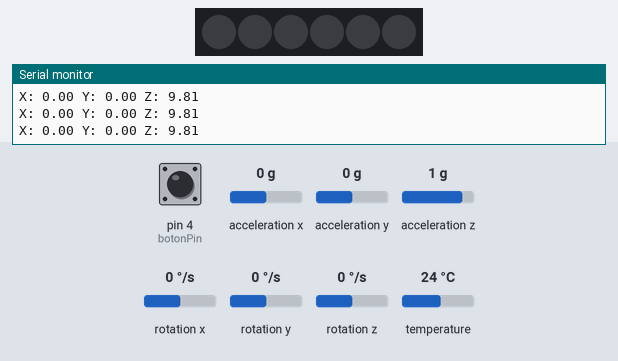
Simulated run of this sketch. Board: Arduino Mega 2560, built with avr-gcc and run on an emulated ATmega2560. Shown: 6 RGB LEDs in strip order, left to right, the last lines printed to the serial monitor. The test bench sets the inputs (shaded band); at power-on: pin 4 (botonPin) HIGH, acceleration x 0 g, acceleration y 0 g, acceleration z 1 g, rotation x 0 °/s, rotation y 0 °/s, rotation z 0 °/s, temperature 24 °C. Dim RGB values are drawn brighter than linear.

Above: at 1.2 s.
1.3 s: pin 4 (botonPin) pulled LOW for 0.15 s
At 1.63 s:
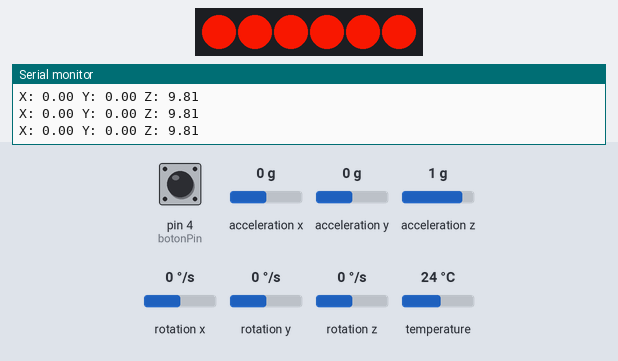
3.4 s: pin 4 (botonPin) pulled LOW for 1 s
At 4.8 s:
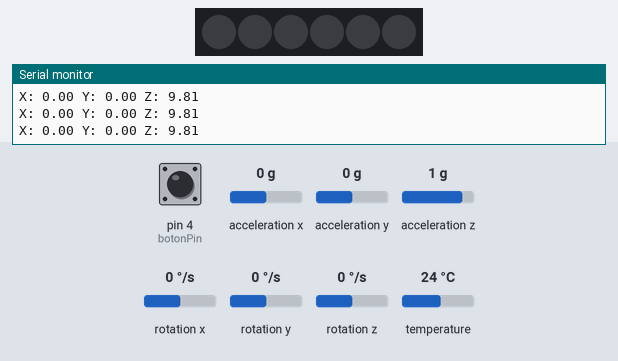
5.9 s: acceleration x set to 0.8 g
At 7.1 s:
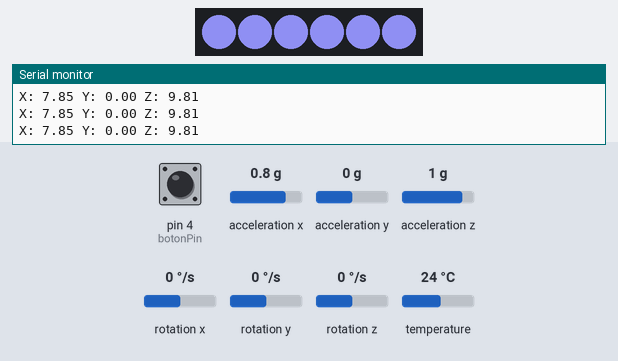
7.4 s: acceleration y set to -1.4 g
At 8.4 s:
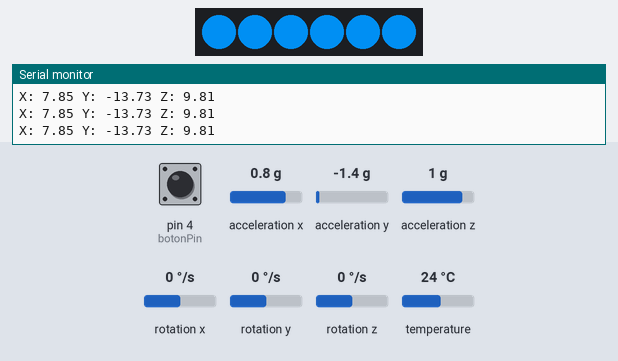
8.9 s: acceleration z set to -1.4 g
At 9.3 s:
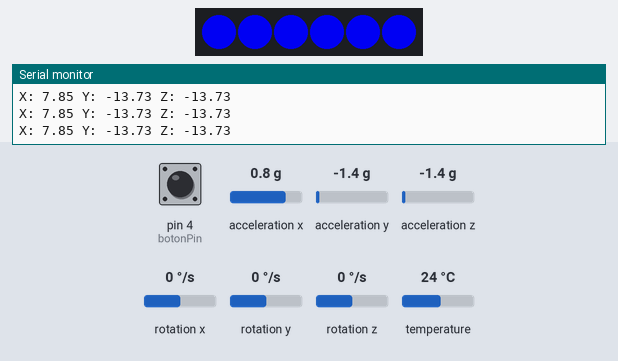
10.4 s: pin 4 (botonPin) pulled LOW for 0.15 s
At 10.77 s:
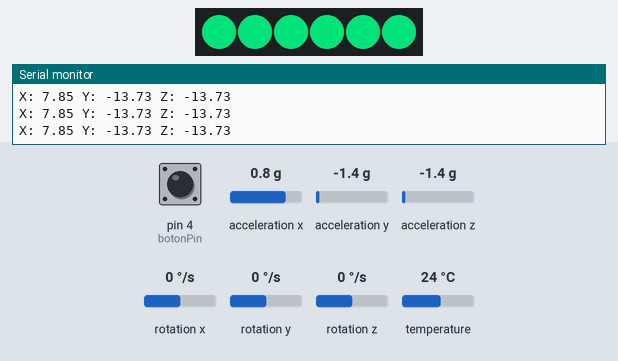
Timing chart, 0 to 14.5 s (numbered marks = the images above; inputs shaded):
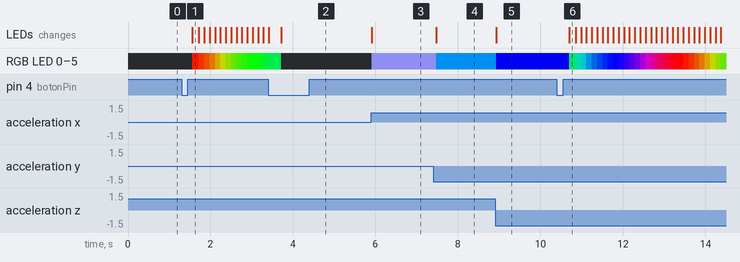

The sketch:

oct4.ino
```cpp
#include <Wire.h>
#include <Adafruit_MPU6050.h>
#include <Adafruit_Sensor.h>
#include <Adafruit_NeoPixel.h>

// Definir la cantidad de LEDs y el pin
#define LED_PIN 23     // Pin donde está conectada la tira Neopixel
#define NUM_LEDS 6   // Número de LEDs en la tira

Adafruit_NeoPixel strip = Adafruit_NeoPixel(NUM_LEDS, LED_PIN, NEO_GRB + NEO_KHZ800);

// Inicializar el MPU6050
Adafruit_MPU6050 mpu;

float initialX, initialY, initialZ;
bool calibrando = true;
bool modoSecuencia = false;
const int botonPin = 4;
int ultimoEstadoBoton = HIGH;

int red = 255, green = 0, blue = 0;
int breathSpeed = 22;

void setup() {
  Serial.begin(115200);

  pinMode(botonPin, INPUT_PULLUP);

  strip.begin();
  strip.show();  // Inicializar todos los LEDs apagados

  if (!mpu.begin()) {
    Serial.println("No se pudo encontrar un MPU6050");
    while (1);
  }

  // Calibrar valores iniciales del sensor
  sensors_event_t a, g, temp;
  mpu.getEvent(&a, &g, &temp);
  initialX = a.acceleration.x;
  initialY = a.acceleration.y;
  initialZ = a.acceleration.z;
  calibrando = false;

  Serial.println("Sensor calibrado");
}

void loop() {

  int estadoBoton = digitalRead(botonPin);

  if (estadoBoton == LOW && ultimoEstadoBoton == HIGH) {
    modoSecuencia = !modoSecuencia;
    delay(200);
  }
  ultimoEstadoBoton = estadoBoton;

  if (modoSecuencia) {
    mostrarEfectoRespiracion();
  } else {
    mostrarColorSensor();
  }

  delay(100);
}

// Mostrar el color basado en la aceleración del sensor MPU6050
void mostrarColorSensor() {
  sensors_event_t a, g, temp;
  mpu.getEvent(&a, &g, &temp);

  Serial.print("X: ");
  Serial.print(a.acceleration.x);
  Serial.print(" Y: ");
  Serial.print(a.acceleration.y);
  Serial.print(" Z: ");
  Serial.println(a.acceleration.z);

  if (!calibrando && abs(a.acceleration.x - initialX) < 0.1 && abs(a.acceleration.y - initialY) < 0.1 && abs(a.acceleration.z - initialZ) < 0.1) {
    // Si está en reposo, apagar la tira
    apagarLeds();
  } else {
    // Mapear los valores de los ejes a colores, asegurarse que el rango es correcto
    int red = map(a.acceleration.y - initialY, -10, 10, 0, 255);
    int green = map(a.acceleration.z - initialZ, -10, 10, 0, 255);
    int blue = map(a.acceleration.x - initialX, -10, 10, 0, 255);

    red = constrain(red, 0, 255);
    green = constrain(green, 0, 255);
    blue = constrain(blue, 0, 255);

    // Aplicar el color a todos los LEDs de la tira
    setLedColor(red, green, blue);
  }
}

// Función para el efecto de respiración en la tira LED
void mostrarEfectoRespiracion() {
  if (red > 0 && blue == 0) {
    red -= breathSpeed;
    green += breathSpeed;
  }
  if (green > 0 && red == 0) {
    green -= breathSpeed;
    blue += breathSpeed;
  }
  if (blue > 0 && green == 0) {
    blue -= breathSpeed;
    red += breathSpeed;
  }

  red = constrain(red, 0, 255);
  green = constrain(green, 0, 255);
  blue = constrain(blue, 0, 255);

  // Aplicar el color del efecto respiración a los LEDs
  setLedColor(red, green, blue);

  // Controlar la velocidad del efecto respiración
  delay(30);
}

// Función para establecer el color en la tira LED
void setLedColor(int r, int g, int b) {
  for (int i = 0; i < NUM_LEDS; i++) {
    strip.setPixelColor(i, strip.Color(r, g, b));
  }
  strip.show();
}

// Apagar todos los LEDs
void apagarLeds() {
  for (int i = 0; i < NUM_LEDS; i++) {
    strip.setPixelColor(i, 0);  // Apagar el LED
  }
  strip.show();
}
```

Measured:
- after the input at 1.3 s, RGB LED 0–5: off → RGB(233, 22, 0) after 0.26 s, → RGB(211, 44, 0) 0.16 s later, → RGB(189, 66, 0) 0.13 s later, → RGB(167, 88, 0) 0.13 s later, … (14 changes in this stretch); the LEDs: change after 0.26 s (image 1)
- after the input at 5.9 s, RGB LED 0–5: off → RGB(127, 127, 216) at once; the LEDs: change at once (image 3)
- after the input at 7.4 s, RGB LED 0–5: RGB(127, 127, 216) → RGB(0, 127, 216) after 0.07 s; the LEDs: change after 0.07 s (image 4)
- after the input at 8.9 s, RGB LED 0–5: RGB(0, 127, 216) → RGB(0, 0, 216) at once; the LEDs: change at once (image 5)
- after the input at 10.4 s, RGB LED 0–5: RGB(0, 0, 216) → RGB(0, 167, 88) after 0.29 s, → RGB(0, 145, 110) 0.16 s later, → RGB(0, 123, 132) 0.13 s later, → RGB(0, 101, 154) 0.13 s later, … (29 changes in this stretch); the LEDs: change after 0.29 s (image 6)
